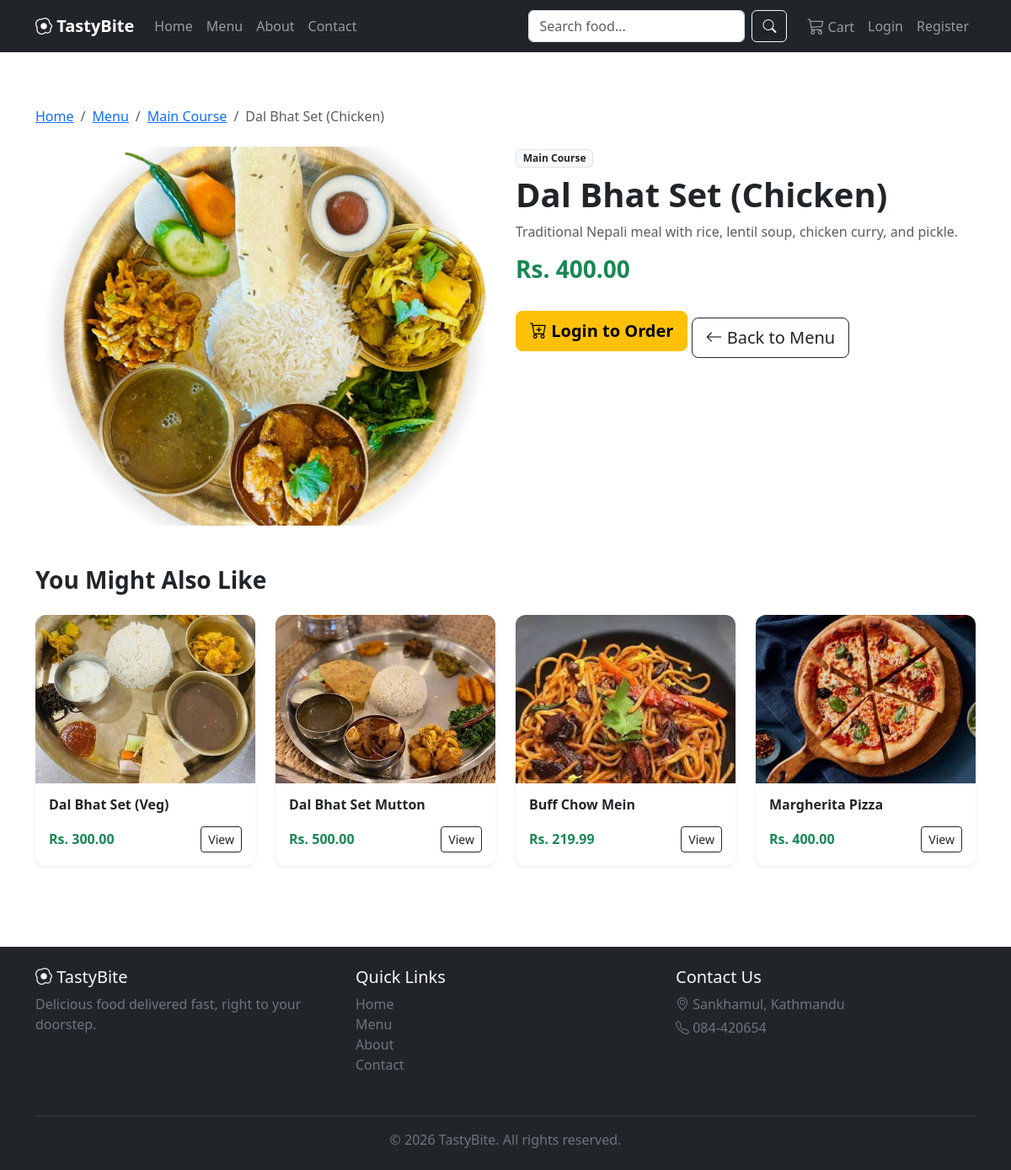
/menu/dal-bhat-set-chicken/, run on the app's committed database.
### menu/models.py (models this page shows, shortened)
class FoodItem(models.Model):
    category = models.ForeignKey(
        Category,
        on_delete=models.CASCADE,
        related_name='food_items'
    )
    name = models.CharField(max_length=150)
    slug = models.SlugField(max_length=170, unique=True, help_text="Used in URLs")
    description = models.TextField(blank=True)
    price = models.DecimalField(max_digits=8, decimal_places=2, help_text="Price in NPR")
    image = models.ImageField(upload_to='food_items/', blank=True, null=True)
    is_available = models.BooleanField(default=True, help_text="Uncheck to hide this item from the menu")
    is_featured = models.BooleanField(default=False, help_text="Show this item on the homepage")
    created_at = models.DateTimeField(auto_now_add=True)
    updated_at = models.DateTimeField(auto_now=True)
    class Meta:
        ordering = ['-created_at']
    def get_absolute_url(self):
        return reverse('food_detail', kwargs={'slug': self.slug})

class Category(models.Model):
    name = models.CharField(max_length=100, unique=True)
    slug = models.SlugField(max_length=120, unique=True, help_text="Used in URLs, e.g. 'main-course'")
    description = models.TextField(blank=True)
    image = models.ImageField(upload_to='categories/', blank=True, null=True)
    class Meta:
        verbose_name_plural = "Categories"
        ordering = ['name']

### menu/views.py (the view)
# urls.py: path('menu/<slug:slug>/', views.food_detail, name='food_detail'),
def food_detail(request, slug):
    item = get_object_or_404(FoodItem, slug=slug, is_available=True)
    related_items = FoodItem.objects.filter(
        category=item.category, is_available=True
    ).exclude(id=item.id)[:4]
    context = {
        'item': item,
        'related_items': related_items,
    }
    return render(request, 'menu/food_detail.html', context)

### cart/context_processors.py (called while the page is built)
def cart_item_count(request):
    if request.user.is_authenticated:
        cart = Cart.objects.filter(user=request.user).first()
        if cart:
            return {'cart_item_count': cart.total_items}
    return {'cart_item_count': 0}

### menu/templates/menu/food_detail.html (shortened to what this page needs)
{% extends 'base.html' %}
{% load static %}
{% block content %}
<div class="container my-5">
    <nav aria-label="breadcrumb" class="mb-4">
        <ol class="breadcrumb">
            <li class="breadcrumb-item"><a href="{% url 'home' %}">Home</a></li>
            <li class="breadcrumb-item"><a href="{% url 'menu_list' %}">Menu</a></li>
            <li class="breadcrumb-item">
                <a href="{% url 'menu_list' %}?category={{ item.category.slug }}">{{ item.category.name }}</a>
            </li>
            <li class="breadcrumb-item active" aria-current="page">{{ item.name }}</li>
        </ol>
    </nav>
    <div class="row g-4">
        <div class="col-md-6">
            {% if item.image %}
                <img src="{{ item.image.url }}" class="food-detail-img" alt="{{ item.name }}">
            {% else %}
                <div class="food-detail-img d-flex align-items-center justify-content-center bg-secondary bg-opacity-10">
                    <i class="bi bi-image fs-1 text-secondary"></i>
                </div>
            {% endif %}
        </div>
        <div class="col-md-6">
            <span class="badge bg-light text-dark border mb-2">{{ item.category.name }}</span>
            <h1 class="fw-bold">{{ item.name }}</h1>
            <p class="text-muted">{{ item.description }}</p>
            <h3 class="text-success fw-bold mb-4">Rs. {{ item.price }}</h3>
            {% if user.is_authenticated %}
            <div class="d-flex align-items-center gap-3 mb-3">
                <div style="width: 120px;">
                    <input type="number" name="quantity" value="1" min="1" class="form-control" id="detail-quantity" required>
                </div>
                <span class="text-muted small">Quantity</span>
            </div>
            <div class="d-flex flex-column flex-sm-row gap-2">
                <form method="POST" action="{% url 'add_to_cart' item.id %}" class="flex-grow-1 add-to-cart-form">
                    {% csrf_token %}
                    <input type="hidden" name="quantity" class="quantity-mirror">
                    <button type="submit" class="btn btn-outline-dark btn-lg fw-semibold w-100">
                        <i class="bi bi-cart-plus"></i> Add to Cart
                    </button>
                </form>
                <form method="POST" action="{% url 'buy_now' item.id %}" class="flex-grow-1 add-to-cart-form">
                    {% csrf_token %}
                    <input type="hidden" name="quantity" class="quantity-mirror">
                    <button type="submit" class="btn btn-warning btn-lg fw-semibold w-100">
                        <i class="bi bi-lightning-charge"></i> Order Now
                    </button>
                </form>
            </div>
            <script>
                // Keep both forms' hidden quantity field synced with the visible quantity input
                document.getElementById('detail-quantity').addEventListener('input', function () {
                    document.querySelectorAll('.quantity-mirror').forEach(function (el) {
                        el.value = document.getElementById('detail-quantity').value;
                    });
                });
                // Set initial value on page load
                document.querySelectorAll('.quantity-mirror').forEach(function (el) {
                    el.value = document.getElementById('detail-quantity').value;
                });
            </script>
            {% else %}
            <a href="{% url 'login' %}" class="btn btn-warning btn-lg fw-semibold">
                <i class="bi bi-cart-plus"></i> Login to Order
            </a>
            {% endif %}
            <a href="{% url 'menu_list' %}" class="btn btn-outline-dark btn-lg mt-3 d-block d-md-inline-block">
                <i class="bi bi-arrow-left"></i> Back to Menu
            </a>
        </div>
    </div>
    {% if related_items %}
    <section class="mt-5">
        <h3 class="fw-bold mb-4">You Might Also Like</h3>
        <div class="row g-4">
            {% for related in related_items %}
            <div class="col-sm-6 col-lg-3">
                <div class="card food-card h-100 shadow-sm">
                    {% if related.image %}
                        <img src="{{ related.image.url }}" class="card-img-top food-img" alt="{{ related.name }}">
                    {% else %}
                        <div class="food-img d-flex align-items-center justify-content-center bg-secondary bg-opacity-10">
                            <i class="bi bi-image fs-1 text-secondary"></i>
                        </div>
                    {% endif %}
                    <div class="card-body d-flex flex-column">
                        <h6 class="card-title fw-bold">{{ related.name }}</h6>
                        <div class="d-flex justify-content-between align-items-center mt-2">
                            <span class="fw-bold text-success">Rs. {{ related.price }}</span>
                            <a href="{{ related.get_absolute_url }}" class="btn btn-outline-dark btn-sm">
                                View
                            </a>
                        </div>
                    </div>
                </div>
            </div>
            {% endfor %}
        </div>
    </section>
    {% endif %}
</div>
{% endblock %}

### static/css/style.css (style rules this page uses)
html { height: 100%; }
body { display: flex; flex-direction: column; min-height: 100vh; }
.food-card { transition: transform 0.2s ease, box-shadow 0.2s ease; border: none; border-radius: 12px; overflow: hidden; }
.food-img { height: 200px; object-fit: cover; width: 100%; }
.food-detail-img { width: 100%; max-height: 450px; object-fit: cover; border-radius: 12px; }

### data on the page
FoodItem: category.name "Main Course", name "Dal Bhat Set (Chicken)", image (picture), description "Traditional Nepali meal with rice, lentil soup, chicken curry, and pickle.", price "400.00"
FoodItem: image (picture), name "Dal Bhat Set (Veg)", price "300.00"
FoodItem: image (picture), name "Dal Bhat Set Mutton", price "500.00"
FoodItem: image (picture), name "Buff Chow Mein", price "219.99"
FoodItem: image (picture), name "Margherita Pizza", price "400.00"
